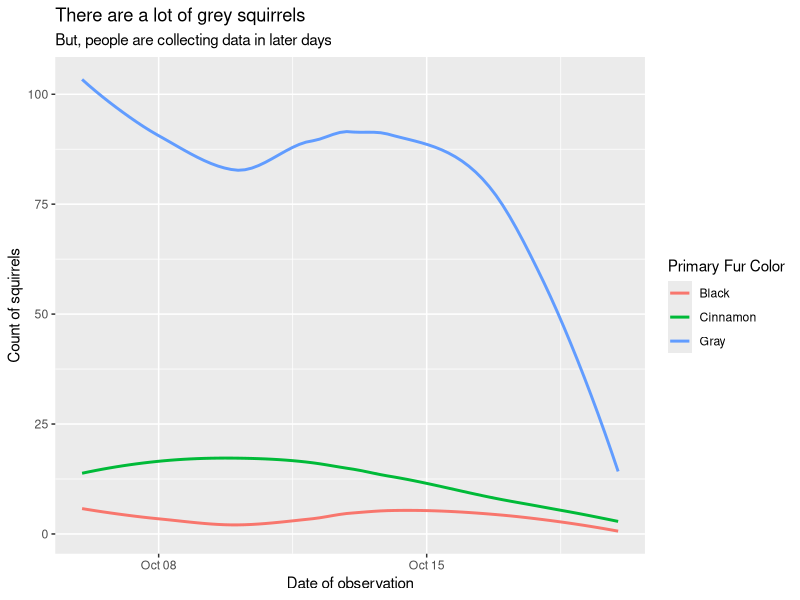

Generate this figure with R:
## ---- chunk 1
library(tidyverse)
library(ggplot2)
# install.packages('patchwork')
library(patchwork)

knitr::opts_chunk$set(dpi = 200)
## ---- chunk 2
squirrel_subset <- read.csv('squirrels_subset.csv')
squirrel_subset <- filter(squirrel_subset, !is.na(primary_fur_color))

squirrel_subset <- squirrel_subset %>%
  mutate(date_f = as.Date.character(date, format = '%m%d%Y'))
## ---- chunk 3
?theme_bw
## ---- chunk 4
squirrel_subset %>%  
  group_by(date_f, primary_fur_color) %>%  
  summarise(count_of_squirrels = n()) %>%  
  ggplot() + 
  aes(x = date_f, y = count_of_squirrels, color = primary_fur_color) + 
  stat_smooth(se = FALSE) + 
  labs(
    title = 'There are a lot of grey squirrels',
    subtitle = 'But, people are collecting data in later days',
    x = 'Date of observation', 
    y = 'Count of squirrels', 
    color = 'Primary Fur Color') # + theme_minimal() 
